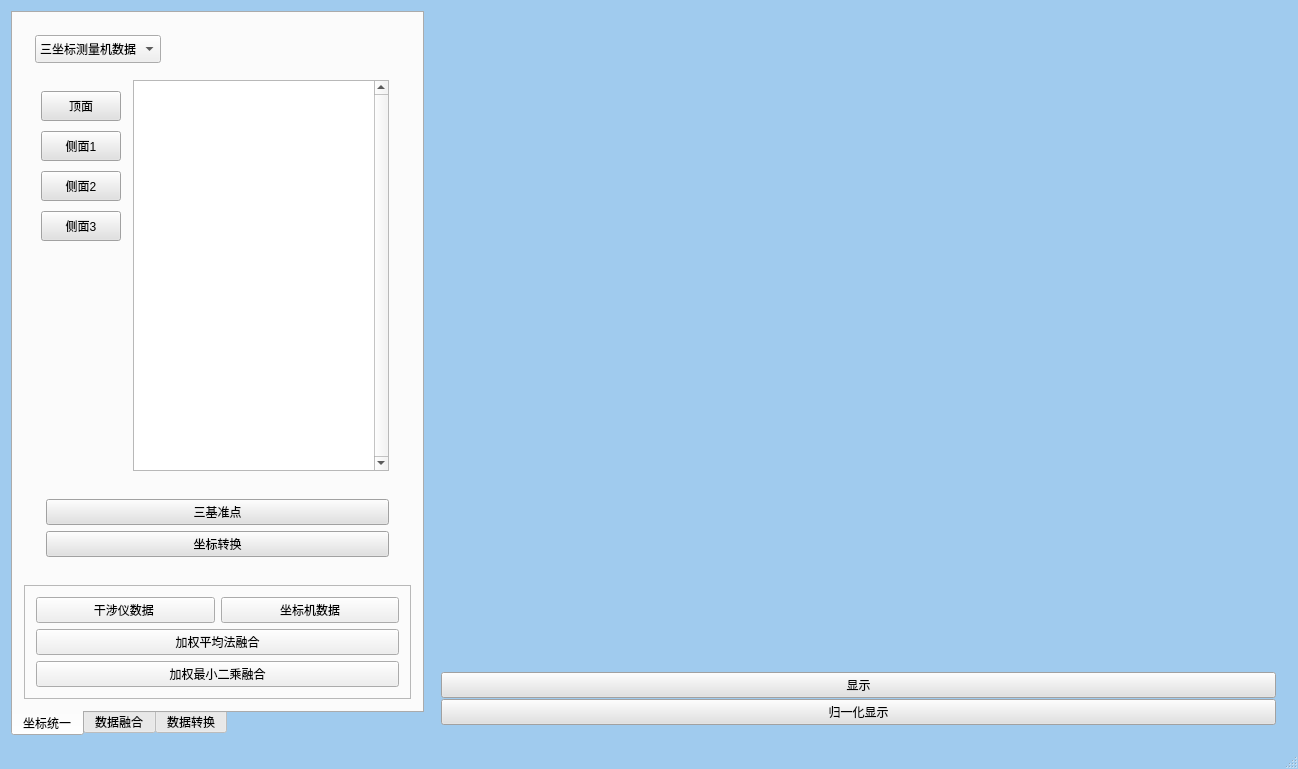
<?xml version="1.0" encoding="UTF-8"?>
<ui version="4.0">
 <class>DataFusionClass</class>
 <widget class="QMainWindow" name="DataFusionClass">
  <property name="geometry">
   <rect>
    <x>0</x>
    <y>0</y>
    <width>1298</width>
    <height>769</height>
   </rect>
  </property>
  <property name="windowTitle">
   <string>DataFusion</string>
  </property>
  <property name="styleSheet">
   <string notr="true">QMainWindow { background-color:rgb(160, 203, 238);}</string>
  </property>
  <property name="animated">
   <bool>true</bool>
  </property>
  <widget class="QWidget" name="centralWidget">
   <property name="styleSheet">
    <string notr="true">QMainWindow {background-color:rgb(25, 35, 45);}</string>
   </property>
   <layout class="QGridLayout" name="gridLayout_2">
    <item row="0" column="1">
     <widget class="QWidget" name="widget" native="true">
      <property name="sizePolicy">
       <sizepolicy hsizetype="Expanding" vsizetype="Expanding">
        <horstretch>0</horstretch>
        <verstretch>0</verstretch>
       </sizepolicy>
      </property>
      <property name="minimumSize">
       <size>
        <width>500</width>
        <height>310</height>
       </size>
      </property>
      <layout class="QVBoxLayout" name="verticalLayout_3">
       <property name="spacing">
        <number>1</number>
       </property>
       <item>
        <widget class="QVTKWidget" name="qvtkWidget"/>
       </item>
       <item>
        <widget class="QPushButton" name="pushButton_view">
         <property name="styleSheet">
          <string notr="true">background-color:rgb(225, 225, 225);</string>
         </property>
         <property name="text">
          <string>显示</string>
         </property>
         <property name="checkable">
          <bool>false</bool>
         </property>
         <property name="autoRepeat">
          <bool>false</bool>
         </property>
         <property name="autoExclusive">
          <bool>false</bool>
         </property>
         <property name="autoDefault">
          <bool>false</bool>
         </property>
         <property name="default">
          <bool>false</bool>
         </property>
         <property name="flat">
          <bool>false</bool>
         </property>
        </widget>
       </item>
       <item>
        <widget class="QPushButton" name="pushButton_zeroView">
         <property name="styleSheet">
          <string notr="true">background-color:rgb(225, 225, 225);</string>
         </property>
         <property name="text">
          <string>归一化显示</string>
         </property>
        </widget>
       </item>
      </layout>
     </widget>
    </item>
    <item row="0" column="0">
     <widget class="QTabWidget" name="tabWidget">
      <property name="sizePolicy">
       <sizepolicy hsizetype="Preferred" vsizetype="Preferred">
        <horstretch>0</horstretch>
        <verstretch>0</verstretch>
       </sizepolicy>
      </property>
      <property name="minimumSize">
       <size>
        <width>310</width>
        <height>500</height>
       </size>
      </property>
      <property name="styleSheet">
       <string notr="true"/>
      </property>
      <property name="tabPosition">
       <enum>QTabWidget::South</enum>
      </property>
      <property name="tabShape">
       <enum>QTabWidget::Rounded</enum>
      </property>
      <property name="currentIndex">
       <number>0</number>
      </property>
      <property name="elideMode">
       <enum>Qt::ElideLeft</enum>
      </property>
      <property name="usesScrollButtons">
       <bool>false</bool>
      </property>
      <property name="documentMode">
       <bool>false</bool>
      </property>
      <property name="tabsClosable">
       <bool>false</bool>
      </property>
      <property name="movable">
       <bool>false</bool>
      </property>
      <property name="tabBarAutoHide">
       <bool>false</bool>
      </property>
      <widget class="QWidget" name="tab">
       <attribute name="title">
        <string>坐标统一</string>
       </attribute>
       <layout class="QGridLayout" name="gridLayout">
        <item row="0" column="0">
         <widget class="QWidget" name="widget" native="true">
          <layout class="QVBoxLayout" name="verticalLayout_4">
           <item>
            <layout class="QHBoxLayout" name="horizontalLayout_2">
             <item>
              <widget class="QComboBox" name="comboBox">
               <property name="enabled">
                <bool>true</bool>
               </property>
               <property name="sizePolicy">
                <sizepolicy hsizetype="Preferred" vsizetype="Preferred">
                 <horstretch>0</horstretch>
                 <verstretch>0</verstretch>
                </sizepolicy>
               </property>
               <property name="minimumSize">
                <size>
                 <width>0</width>
                 <height>28</height>
                </size>
               </property>
               <property name="editable">
                <bool>false</bool>
               </property>
               <item>
                <property name="text">
                 <string>三坐标测量机数据</string>
                </property>
               </item>
               <item>
                <property name="text">
                 <string>白光干涉仪数据</string>
                </property>
               </item>
              </widget>
             </item>
             <item>
              <spacer name="horizontalSpacer">
               <property name="orientation">
                <enum>Qt::Horizontal</enum>
               </property>
               <property name="sizeHint" stdset="0">
                <size>
                 <width>40</width>
                 <height>20</height>
                </size>
               </property>
              </spacer>
             </item>
            </layout>
           </item>
           <item>
            <widget class="QWidget" name="widget" native="true">
             <layout class="QHBoxLayout" name="horizontalLayout">
              <property name="spacing">
               <number>11</number>
              </property>
              <property name="leftMargin">
               <number>5</number>
              </property>
              <item>
               <widget class="QFrame" name="frame">
                <property name="focusPolicy">
                 <enum>Qt::NoFocus</enum>
                </property>
                <layout class="QVBoxLayout" name="verticalLayout">
                 <property name="spacing">
                  <number>10</number>
                 </property>
                 <property name="sizeConstraint">
                  <enum>QLayout::SetDefaultConstraint</enum>
                 </property>
                 <property name="leftMargin">
                  <number>1</number>
                 </property>
                 <property name="topMargin">
                  <number>1</number>
                 </property>
                 <property name="rightMargin">
                  <number>1</number>
                 </property>
                 <property name="bottomMargin">
                  <number>1</number>
                 </property>
                 <item>
                  <spacer name="verticalSpacer_2">
                   <property name="orientation">
                    <enum>Qt::Vertical</enum>
                   </property>
                   <property name="sizeType">
                    <enum>QSizePolicy::Fixed</enum>
                   </property>
                   <property name="sizeHint" stdset="0">
                    <size>
                     <width>20</width>
                     <height>10</height>
                    </size>
                   </property>
                  </spacer>
                 </item>
                 <item>
                  <widget class="QPushButton" name="pushButton_plan1">
                   <property name="minimumSize">
                    <size>
                     <width>0</width>
                     <height>30</height>
                    </size>
                   </property>
                   <property name="styleSheet">
                    <string notr="true">background-color:rgb(225, 225, 225);</string>
                   </property>
                   <property name="text">
                    <string>顶面</string>
                   </property>
                  </widget>
                 </item>
                 <item>
                  <widget class="QPushButton" name="pushButton_plan2">
                   <property name="minimumSize">
                    <size>
                     <width>0</width>
                     <height>30</height>
                    </size>
                   </property>
                   <property name="styleSheet">
                    <string notr="true">background-color:rgb(225, 225, 225);</string>
                   </property>
                   <property name="text">
                    <string>侧面1</string>
                   </property>
                  </widget>
                 </item>
                 <item>
                  <widget class="QPushButton" name="pushButton_plan3">
                   <property name="minimumSize">
                    <size>
                     <width>0</width>
                     <height>30</height>
                    </size>
                   </property>
                   <property name="styleSheet">
                    <string notr="true">background-color:rgb(225, 225, 225);</string>
                   </property>
                   <property name="text">
                    <string>侧面2</string>
                   </property>
                  </widget>
                 </item>
                 <item>
                  <widget class="QPushButton" name="pushButton_plan4">
                   <property name="minimumSize">
                    <size>
                     <width>0</width>
                     <height>30</height>
                    </size>
                   </property>
                   <property name="styleSheet">
                    <string notr="true">background-color:rgb(225, 225, 225);</string>
                   </property>
                   <property name="text">
                    <string>侧面3</string>
                   </property>
                  </widget>
                 </item>
                 <item>
                  <spacer name="verticalSpacer">
                   <property name="orientation">
                    <enum>Qt::Vertical</enum>
                   </property>
                   <property name="sizeHint" stdset="0">
                    <size>
                     <width>20</width>
                     <height>40</height>
                    </size>
                   </property>
                  </spacer>
                 </item>
                </layout>
               </widget>
              </item>
              <item>
               <widget class="QTextEdit" name="textEdit">
                <property name="frameShape">
                 <enum>QFrame::StyledPanel</enum>
                </property>
                <property name="frameShadow">
                 <enum>QFrame::Sunken</enum>
                </property>
                <property name="verticalScrollBarPolicy">
                 <enum>Qt::ScrollBarAlwaysOn</enum>
                </property>
                <property name="horizontalScrollBarPolicy">
                 <enum>Qt::ScrollBarAsNeeded</enum>
                </property>
                <property name="sizeAdjustPolicy">
                 <enum>QAbstractScrollArea::AdjustIgnored</enum>
                </property>
                <property name="tabChangesFocus">
                 <bool>false</bool>
                </property>
                <property name="readOnly">
                 <bool>true</bool>
                </property>
                <property name="textInteractionFlags">
                 <set>Qt::NoTextInteraction</set>
                </property>
               </widget>
              </item>
             </layout>
            </widget>
           </item>
           <item>
            <widget class="QFrame" name="frame">
             <layout class="QVBoxLayout" name="verticalLayout_2">
              <item>
               <widget class="QPushButton" name="pushButton_3points">
                <property name="styleSheet">
                 <string notr="true">background-color:rgb(225, 225, 225);</string>
                </property>
                <property name="text">
                 <string>三基准点</string>
                </property>
               </widget>
              </item>
              <item>
               <widget class="QPushButton" name="pushButton_CoordinateTransform">
                <property name="styleSheet">
                 <string notr="true">background-color:rgb(225, 225, 225);</string>
                </property>
                <property name="text">
                 <string>坐标转换</string>
                </property>
               </widget>
              </item>
             </layout>
            </widget>
           </item>
          </layout>
         </widget>
        </item>
        <item row="1" column="0">
         <widget class="QFrame" name="frame_2">
          <property name="minimumSize">
           <size>
            <width>0</width>
            <height>100</height>
           </size>
          </property>
          <property name="frameShape">
           <enum>QFrame::StyledPanel</enum>
          </property>
          <property name="frameShadow">
           <enum>QFrame::Raised</enum>
          </property>
          <layout class="QVBoxLayout" name="verticalLayout_5">
           <item>
            <layout class="QHBoxLayout" name="horizontalLayout_3">
             <item>
              <widget class="QPushButton" name="pushButton">
               <property name="text">
                <string>干涉仪数据 </string>
               </property>
              </widget>
             </item>
             <item>
              <widget class="QPushButton" name="pushButton_2">
               <property name="text">
                <string>坐标机数据</string>
               </property>
              </widget>
             </item>
            </layout>
           </item>
           <item>
            <widget class="QPushButton" name="pushButton_3">
             <property name="text">
              <string>加权平均法融合</string>
             </property>
            </widget>
           </item>
           <item>
            <widget class="QPushButton" name="pushButton_8">
             <property name="text">
              <string>加权最小二乘融合</string>
             </property>
            </widget>
           </item>
          </layout>
         </widget>
        </item>
       </layout>
      </widget>
      <widget class="QWidget" name="tab_2">
       <attribute name="title">
        <string>数据融合</string>
       </attribute>
       <widget class="QPushButton" name="pushButton_6">
        <property name="geometry">
         <rect>
          <x>160</x>
          <y>150</y>
          <width>92</width>
          <height>28</height>
         </rect>
        </property>
        <property name="text">
         <string>球</string>
        </property>
       </widget>
       <widget class="QPushButton" name="pushButton_7">
        <property name="geometry">
         <rect>
          <x>150</x>
          <y>220</y>
          <width>92</width>
          <height>28</height>
         </rect>
        </property>
        <property name="text">
         <string>面</string>
        </property>
       </widget>
      </widget>
      <widget class="QWidget" name="tab_3">
       <attribute name="title">
        <string>数据转换</string>
       </attribute>
       <widget class="QPushButton" name="pushButton_4">
        <property name="geometry">
         <rect>
          <x>60</x>
          <y>160</y>
          <width>251</width>
          <height>31</height>
         </rect>
        </property>
        <property name="text">
         <string>TXT转PCD</string>
        </property>
       </widget>
       <widget class="QPushButton" name="pushButton_5">
        <property name="geometry">
         <rect>
          <x>60</x>
          <y>210</y>
          <width>251</width>
          <height>31</height>
         </rect>
        </property>
        <property name="text">
         <string>PCD转TXT</string>
        </property>
       </widget>
      </widget>
     </widget>
    </item>
   </layout>
  </widget>
  <widget class="QStatusBar" name="statusBar">
   <property name="styleSheet">
    <string notr="true">QMainWindow {background-color:rgb(69, 83, 100)}</string>
   </property>
  </widget>
 </widget>
 <layoutdefault spacing="6" margin="11"/>
 <customwidgets>
  <customwidget>
   <class>QVTKWidget</class>
   <extends>QWidget</extends>
   <header>QVTKWidget.h</header>
  </customwidget>
 </customwidgets>
 <resources>
  <include location="DataFusion.qrc"/>
 </resources>
 <connections/>
</ui>
